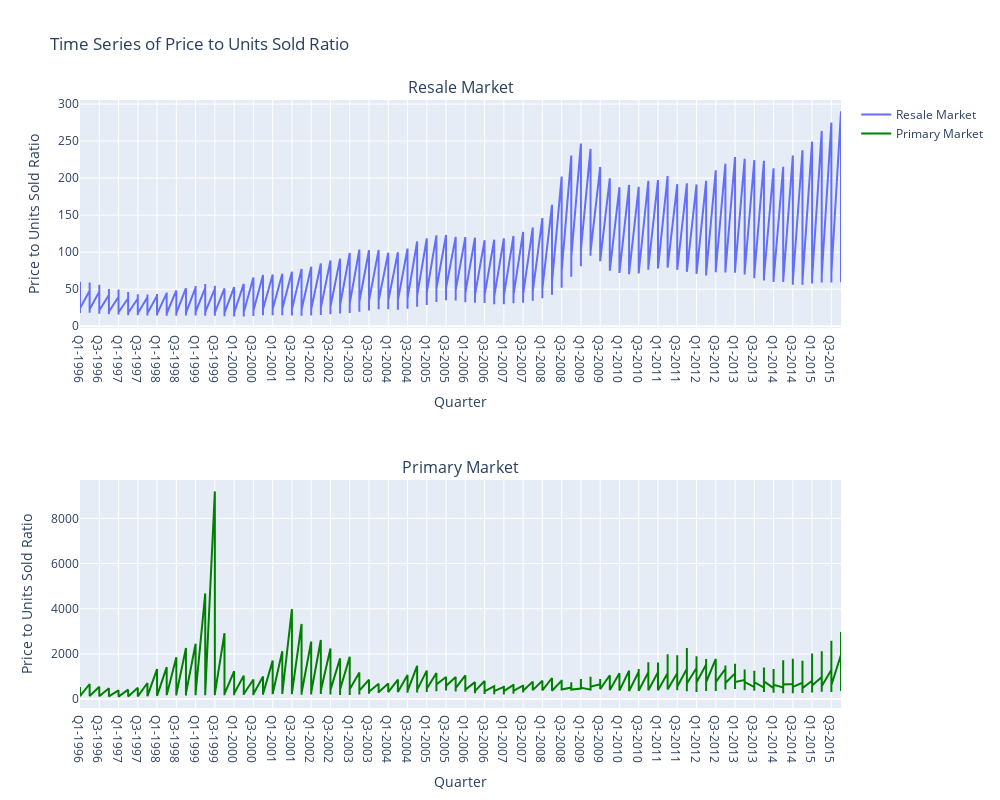

The code cell stored with this chart in its notebook:
### Code cell
fig = make_subplots(rows=2, cols=1, subplot_titles=('Resale Market', 'Primary Market'))

fig.add_trace(go.Scatter(x=existing_homes['Quarter'], y=existing_homes['Price_to_Units_Ratio'], mode='lines', name='Resale Market'), row=1, col=1)

fig.add_trace(go.Scatter(x=new_build_homes['Quarter'], y=new_build_homes['Price_to_Units_Ratio'], mode='lines', name='Primary Market', line=dict(color='green')), row=2, col=1)

fig.update_xaxes(title_text='Quarter', row=1, col=1)
fig.update_xaxes(title_text='Quarter', row=2, col=1)
fig.update_yaxes(title_text='Price to Units Sold Ratio', row=1, col=1)
fig.update_yaxes(title_text='Price to Units Sold Ratio', row=2, col=1)

fig.update_layout(title_text='Time Series of Price to Units Sold Ratio', height=800, width=1000)

fig.show()
fig.write_html('../graphs/correlation .html')

### Figure 1 — Plotly figure (JSON) as saved in the notebook; plotly's stock layout.template omitted (floating-point values rounded to 4 significant figures; data arrays with more than 128 entries replaced by an {"elided": "..."} marker saying what was removed)
{"data": [{"mode": "lines", "name": "Resale Market", "type": "scatter", "x": {"elided": "560 str values"}, "xaxis": "x", "y": {"elided": "560 float values"}, "yaxis": "y"}, {"line": {"color": "green"}, "mode": "lines", "name": "Primary Market", "type": "scatter", "x": {"elided": "560 str values"}, "xaxis": "x2", "y": {"elided": "560 float values"}, "yaxis": "y2"}], "layout": {"annotations": [{"font": {"size": 16}, "showarrow": false, "text": "Resale Market", "x": 0.5, "xanchor": "center", "xref": "paper", "y": 1, "yanchor": "bottom", "yref": "paper"}, {"font": {"size": 16}, "showarrow": false, "text": "Primary Market", "x": 0.5, "xanchor": "center", "xref": "paper", "y": 0.375, "yanchor": "bottom", "yref": "paper"}], "height": 800, "title": {"text": "Time Series of Price to Units Sold Ratio"}, "width": 1000, "xaxis": {"anchor": "y", "domain": [0, 1], "title": {"text": "Quarter"}}, "xaxis2": {"anchor": "y2", "domain": [0, 1], "title": {"text": "Quarter"}}, "yaxis": {"anchor": "x", "domain": [0.625, 1], "title": {"text": "Price to Units Sold Ratio"}}, "yaxis2": {"anchor": "x2", "domain": [0, 0.375], "title": {"text": "Price to Units Sold Ratio"}}}}
